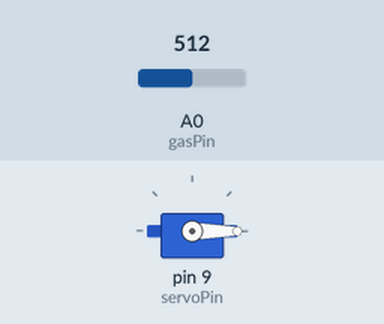
Bench run of a sketch on a simulated Arduino Uno, built with avr-gcc and run on an emulated ATmega328P. On the bench: servo. The test bench sets the inputs (shaded band); at power-on: A0 (gasPin) = 512. What the sketch prints to the serial monitor is not drawn.

Above: at 1.1 s.
At 3.3 s:
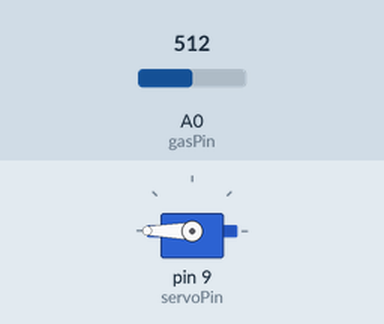
3.4 s: A0 (gasPin) set to 240
At 4.7 s:
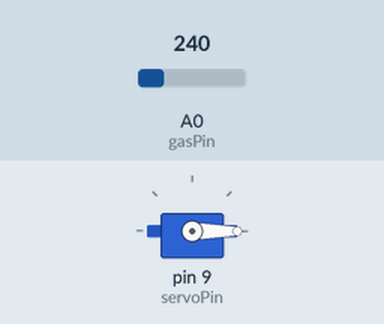
10.3 s: A0 (gasPin) set to 260
17.2 s: A0 (gasPin) set to 122
Timing chart, 0 to 30.1 s (numbered marks = the images above; inputs shaded):
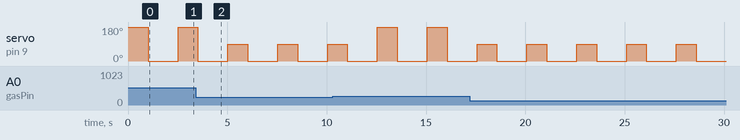

Measured:
- by itself, servo on pin 9 (servoPin): alternates 90° for 1.0 s and 0° for 1.5 s

The sketch:

cb_Gas.ino
```cpp
#include <Servo.h>
const int gasPin = A0;   // Chân đọc giá trị từ cảm biến khí gas (analog)
Servo myServo;           // Tạo đối tượng servo
int servoPin = 9;        // Chân điều khiển servo
int val = 0;

void setup() {
  myServo.attach(servoPin); // Gắn servo vào chân số 9
  myServo.write(0);         // Khởi tạo góc servo ở 0 độ
  Serial.begin(9600);       // Khởi động giao tiếp Serial để debug
}

void loop() {
  val = analogRead(gasPin);
  Serial.print("Giá trị khí gas: ");
  Serial.println(val);
  if (val < 250) {
    Serial.println("Servo quay đến 90 độ rồi về 0 độ");
    myServo.write(90); // Quay đến 90 độ
    delay(1000);       // Giữ ở vị trí 90 độ trong 1 giây
    myServo.write(0);  // Quay về 0 độ
    delay(1000);       // Giữ ở vị trí 0 độ trong 1 giây
  } else {
    Serial.println("Servo quay đến 180 độ rồi về 0 độ");
    myServo.write(180); // Quay đến 180 độ
    delay(1000);        // Giữ ở vị trí 180 độ trong 1 giây
    myServo.write(0);   // Quay về 0 độ
    delay(1000);        // Giữ ở vị trí 0 độ trong 1 giây
  }
  delay(500); // Đợi 0.5 giây trước khi lặp lại
}
```
